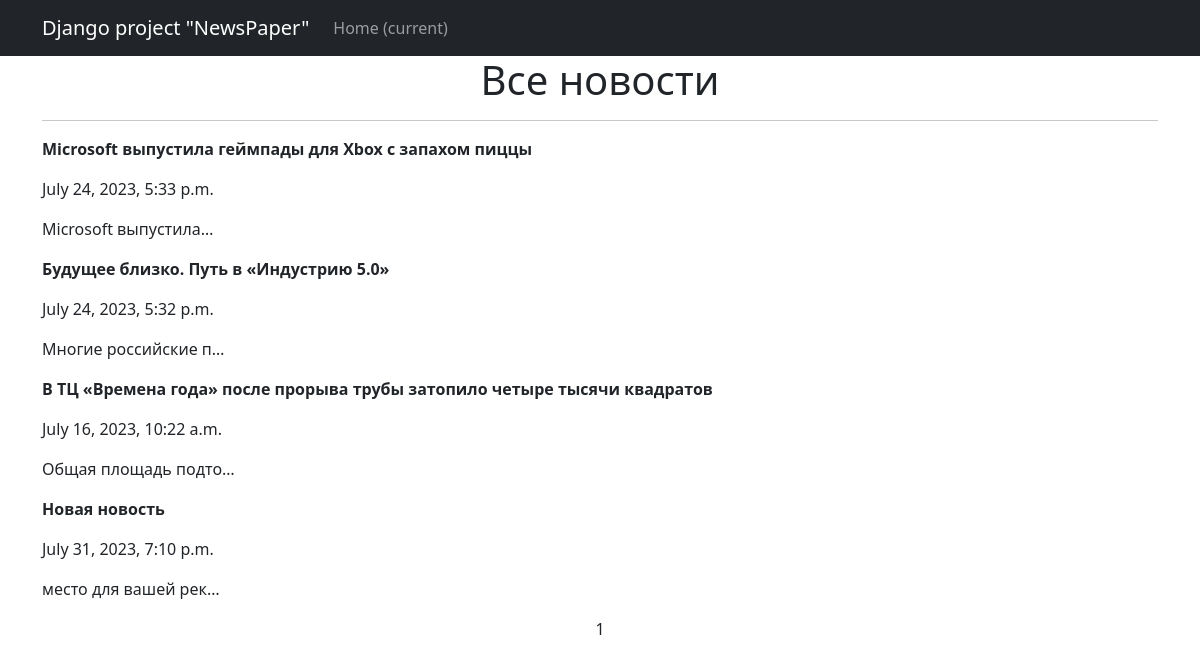
Page /news/ on the committed database.
### news/models.py (models this page shows, shortened)
class Post(models.Model):
    ARTICLES = 'AT'
    NEWS = 'NW'
    post_type_list = [
        (ARTICLES, 'Статья'),
        (NEWS, 'Новость'),
    ]
    author = models.ForeignKey(Author, on_delete=models.CASCADE)
    post_type = models.CharField(max_length = 2, choices = post_type_list, default = NEWS)
    create_time = models.DateTimeField(auto_now_add = True)
    post_title = models.CharField(max_length=80)
    post_text = models.TextField(default='место для вашей рекламы')
    rating = models.IntegerField(default=0)
    categories = models.ManyToManyField(Category, through='PostCategory')

### news/views.py (the view)
# urls.py: path('news/', ListNews.as_view(), name='news'),
class ListNews(ListView):
    model = Post
    ordering = 'post_title'
    template_name = 'news_test.html'
    context_object_name = 'news_list'
    queryset = Post.objects.filter(post_type='NW').order_by('-id')
    paginate_by = 10

### templates/news_test.html (shortened to what this page needs)
{% extends 'flatpages/default.html' %}
{% block content %}
   <h1>Все новости</h1>
   <hr>
   {% if news_list %}
    {% for post in news_list %}
            <p align="left">
                <strong>
                    {{ post.post_title }}
                </strong>
            </p>
            <p align="left">
                {{ post.create_time }}
            </p>
            <p align="left">
                {{ post.post_text|truncatechars:20 }}
            </p>
    {% endfor %}
{% else %}
    <h2>Новостей нет!</h2>
{% endif %}
   {{ page_obj.number }}
{% endblock content %}

### templates/flatpages/default.html (shortened to what this page needs)
<!DOCTYPE html>
<html lang="en">
    <head>
        {% load static %}
        <link href="{% static 'css/styles.css' %}" rel="stylesheet" />
    </head>
    <body>
        <nav class="navbar navbar-expand-lg navbar-dark bg-dark static-top">
            <div class="container">
                <a class="navbar-brand" href="#">Django project "NewsPaper"</a>
                <div class="collapse navbar-collapse" id="navbarResponsive">
                    <ul class="navbar-nav ml-auto">
                        <li class="nav-item active">
                            <a class="nav-link" href="#">Home
                                <span class="sr-only">(current)</span>
                            </a>
                        </li>
                    </ul>
                </div>
            </div>
        </nav>
        <div class="container">
            <div class="row">
                <div class="col-lg-12 text-center">
                    {% block content %}{% endblock content %}
                </div>
            </div>
        </div>
    </body>
</html>

### rows in the picture
Post: post_title "Microsoft выпустила геймпады для Xbox с запахом пиццы", create_time "July 24, 2023, 5:33 p.m.", post_text "Microsoft выпустила…"
Post: post_title "Будущее близко. Путь в «Индустрию 5.0»", create_time "July 24, 2023, 5:32 p.m.", post_text "Многие российские п…"
Post: post_title "В ТЦ «Времена года» после прорыва трубы затопило четыре тысячи квадратов", create_time "July 16, 2023, 10:22 a.m.", post_text "Общая площадь подто…"
Post: post_title "Новая новость", create_time "July 31, 2023, 7:10 p.m.", post_text "место для вашей рек…"

### other values in the picture
{{ page_obj.number }} "1"
